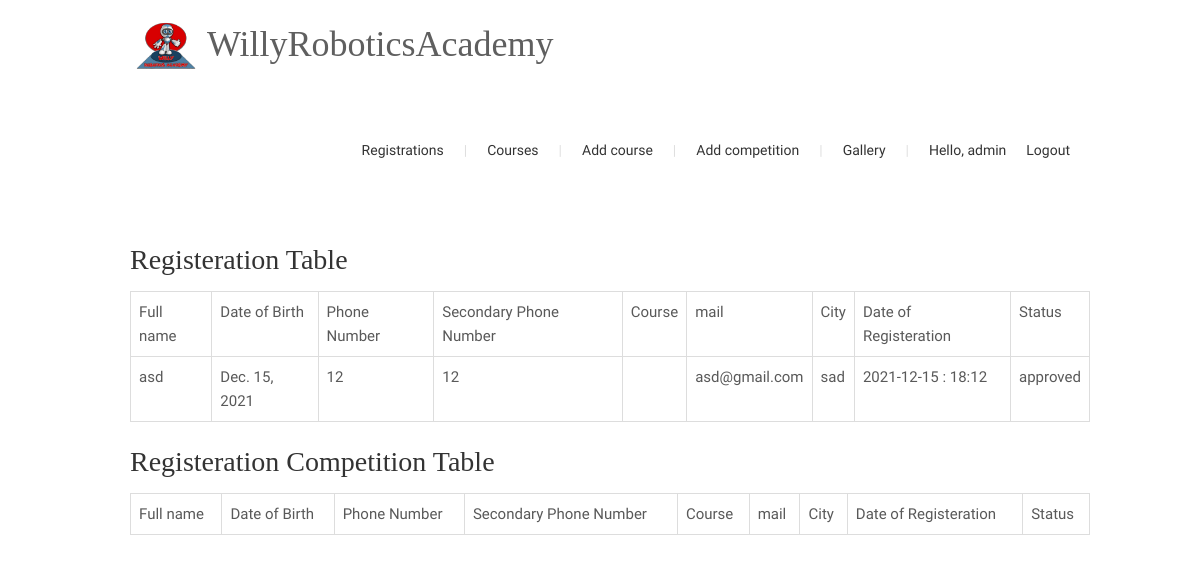
Screenshot of /registration-admin (signed in) with the database file from the repository.
### registeration/models.py (models this page shows, shortened)
class CourseRegisteration (models.Model):
    STATUS = (
        ('approved', 'approved'),
        ('pending', 'pending'),
        ('denied', 'denied')
    )
    full_name = models.CharField(max_length=50, null=True)
    birth_date = models.DateField(
        null=True, auto_now=False, auto_now_add=False)
    city = models.CharField(null=True, max_length=50)
    phone_number = models.CharField(null=True, max_length=14)
    secondary_phone_number = models.CharField(
        null=True, blank=True, max_length=14)
    course = models.ForeignKey(Course, on_delete=models.SET_NULL, null=True)
    mail = models.EmailField(null=True, max_length=500)
    date_created = models.DateTimeField(default=now, editable=False)
    status = models.CharField(default='pending', choices=STATUS, max_length=50)
    class Meta:
        verbose_name_plural = "Registerations"

### administrator/views.py (the view)
# urls.py: path('registration-admin', views.RegisterationTable, name='table'),
@login_required(login_url='login')
def RegisterationTable(request):
    registerations = CourseRegisteration.objects.order_by(
        'course', 'status', 'date_created', 'full_name', 'birth_date')
    registerationsComp = CompetitionRegisteration.objects.order_by(
        'competition', 'status', 'date_created', 'full_name', 'birth_date')
    context = {
        'registerations': registerations,
        'competitions': registerationsComp
    }
    return render(request, 'admin/admin-registeration-table.html', context)

### administrator/templates/admin/admin-registeration-table.html (shortened to what this page needs)
{% extends 'admin/admin-home.html' %} {% block content %}
<div class="page-content">
  <div class="container clear-fix form-bg">
    <div class="grid-col-row">
      <div class="grid-col grid-col-9" style="width: 100%">
        <h2>Registeration Table</h2>
        <table style="border-collapse: collapse; width: 100%">
          <tr>
            <th
              style="border: 1px solid #dddddd; text-align: left; padding: 8px"
            >
              Full name
            </th>
            <th
              style="border: 1px solid #dddddd; text-align: left; padding: 8px"
            >
              Date of Birth
            </th>
            <th
              style="border: 1px solid #dddddd; text-align: left; padding: 8px"
            >
              Phone Number
            </th>
            <th
              style="border: 1px solid #dddddd; text-align: left; padding: 8px"
            >
              Secondary Phone Number
            </th>
            <th
              style="border: 1px solid #dddddd; text-align: left; padding: 8px"
            >
              Course
            </th>
            <th
              style="border: 1px solid #dddddd; text-align: left; padding: 8px"
            >
              mail
            </th>
            <th
              style="border: 1px solid #dddddd; text-align: left; padding: 8px"
            >
              City
            </th>
              <th
              style="border: 1px solid #dddddd; text-align: left; padding: 8px"
            >
              Date of Registeration
            </th>
            <th
              style="border: 1px solid #dddddd; text-align: left; padding: 8px"
            >
              Status
            </th>
          </tr>
          {% for registeration in registerations %}
          <tr>
            <td
              style="border: 1px solid #dddddd; text-align: left; padding: 8px"
            >
            <a href = "{% url 'student-course' registeration.id %}">
              {{registeration.full_name}}</a>
            </td>
            <td
              style="border: 1px solid #dddddd; text-align: left; padding: 8px"
            >
              {{registeration.birth_date}}
            </td>
            <td
              style="border: 1px solid #dddddd; text-align: left; padding: 8px"
            >
              {{registeration.phone_number}}
            </td>
            <td
              style="border: 1px solid #dddddd; text-align: left; padding: 8px"
            >
              {{registeration.secondary_phone_number}}
            </td>
            <td
              style="border: 1px solid #dddddd; text-align: left; padding: 8px"
            >
            </td>
            <td
              style="border: 1px solid #dddddd; text-align: left; padding: 8px"
            >
              {{registeration.mail}}
            </td>
            <td
              style="border: 1px solid #dddddd; text-align: left; padding: 8px"
            >
              {{registeration.city}}
            </td>
            <td
              style="border: 1px solid #dddddd; text-align: left; padding: 8px"
            >
              {{registeration.date_created|date:'Y-m-d : H:i' }}
            </td>
            <td
              style="border: 1px solid #dddddd; text-align: left; padding: 8px"
            >
              {{registeration.status}}
            </td>
          </tr>
          {% endfor %}
        </table>
      </div>
      <div class="grid-col grid-col-9" style="width: 100%; margin-top:20px;">
        <h2>Registeration Competition Table</h2>
        <table style="border-collapse: collapse; width: 100%">
          <tr>
            <th
              style="border: 1px solid #dddddd; text-align: left; padding: 8px"
            >
              Full name
            </th>
            <th
              style="border: 1px solid #dddddd; text-align: left; padding: 8px"
            >
              Date of Birth
            </th>
            <th
              style="border: 1px solid #dddddd; text-align: left; padding: 8px"
            >
              Phone Number
            </th>
            <th
              style="border: 1px solid #dddddd; text-align: left; padding: 8px"
            >
              Secondary Phone Number
            </th>
            <th
              style="border: 1px solid #dddddd; text-align: left; padding: 8px"
            >
              Course
            </th>
            <th
              style="border: 1px solid #dddddd; text-align: left; padding: 8px"
            >
              mail
            </th>
            <th
              style="border: 1px solid #dddddd; text-align: left; padding: 8px"
            >
              City
            </th>
            <th
              style="border: 1px solid #dddddd; text-align: left; padding: 8px"
            >
              Date of Registeration
            </th>
            <th
              style="border: 1px solid #dddddd; text-align: left; padding: 8px"
            >
              Status
            </th>
          </tr>
        </table>
      </div>
    </div>
  </div>
</div>
{% endblock content %}

### administrator/templates/admin/admin-nav.html
{%load static%}
<header class="only-color">
  <div class="sticky-wrapper" style='height:auto;'>
    <div class="sticky-menu">
      <div class="grid-row clear-fix">
        <a href= {% url 'home' %} class="logo">
          <img src={% static 'home/img/Main__Logo.png' %} data-at2x={%static 'home/img/Main__Logo.png' %} alt = logo>
          <h1>WillyRoboticsAcademy</h1>
        </a>
        <nav class="main-nav">
          <ul class="clear-fix">
            <li>
              <a href={% url 'table' %} {% if request.path == "/registration-admin/" %}class="active"{% endif %}>Registrations</a>
            </li>
            <li>
              <a href={% url 'coursetable' %} {% if request.path == "/coursetable/" %}class="active"{% endif %}>Courses</a>
            </li>
             <li>
              <a href={% url 'add-course' %} {% if request.path == "/add_course/" %}class="active"{% endif %}>Add course</a>
            </li>
                <li>
              <a href={% url 'add-competition' %} {% if request.path == "/add_competition/" %}class="active"{% endif %}>Add competition</a>
            </li>
            <li>
              <a href={% url 'add-image' %} {% if request.path == "/add_image/" %}class="active"{% endif %}>Gallery</a>
            </li>
            <li>
              <span style="padding-left: 20px;">Hello, {{request.user}}</span>
            </li>
            <li>
              <a href={% url 'logout' %}>Logout</a>
            </li>
          </ul>
        </nav>
      </div>
    </div>
  </div>
</header>

### rows the page displays
CourseRegisteration: full_name "asd", birth_date "Dec. 15, 2021", phone_number "12", secondary_phone_number "12", mail "asd@gmail.com", city "sad", date_created "2021-12-15 : 18:12", status "approved"

### other values shown
{{ request.user }} "admin"
